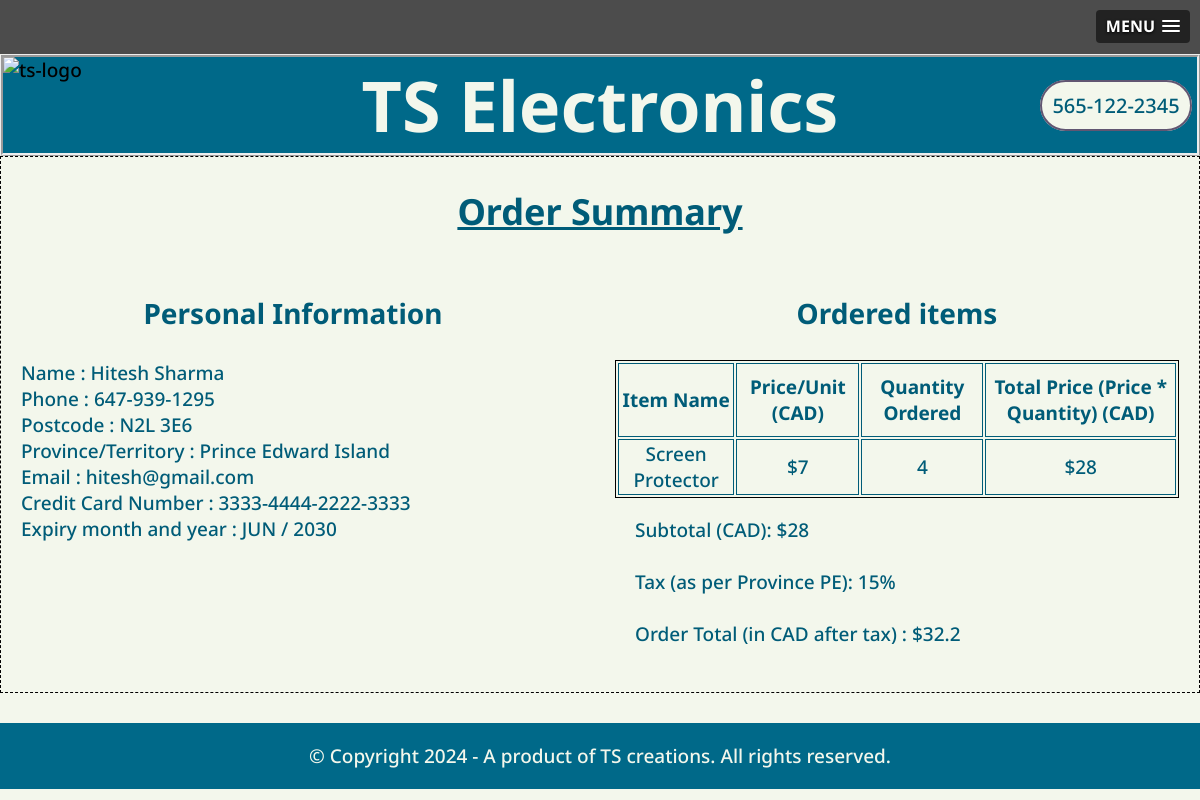
/Assignment4_TS_8869110/orderDetails.php?id=6 (signed in), run on the app's committed database.
### tables this page shows
CREATE TABLE `ts_orders` (
  `first_name` varchar(255) NOT NULL,
  `last_name` varchar(255) NOT NULL,
  `phone` varchar(20) NOT NULL,
  `postcode` varchar(15) NOT NULL,
  `province_code` varchar(3) NOT NULL,
  `province_name` varchar(30) NOT NULL,
  `email` varchar(255) NOT NULL,
  `card_number` varchar(20) NOT NULL,
  `card_expiry_month` varchar(3) NOT NULL,
  `card_expiry_year` varchar(4) NOT NULL,
  `sub_total` float NOT NULL,
  `tax` float NOT NULL,
  `order_total` float NOT NULL,
  `id` int(11) NOT NULL,
  `created_on` timestamp NOT NULL DEFAULT current_timestamp()
);

CREATE TABLE `ts_order_details` (
  `id` int(11) NOT NULL,
  `item_name` varchar(255) NOT NULL,
  `unit_price` int(11) NOT NULL,
  `total_price` int(11) NOT NULL,
  `quantity` int(11) NOT NULL,
  `order_id` int(11) NOT NULL
);

### Assignment4_TS_8869110/orderDetails.php (the view, shortened to what this page needs)
<?php
  include('includes/dbConnection.php');
  if(!empty($_GET)){
    $id = $_GET['id'];
    $sqlQuery = "SELECT * FROM `ts_orders` WHERE `id` = $id";
    $result = $db->query($sqlQuery);
    if($result->num_rows == 0):
        $output = "Sorry, no orders found";
    else:
        while($row = $result->fetch_assoc()):
            $firstName = $row['first_name'];
            $lastName = $row['last_name'];
            $phone = $row['phone'];
            $postcode = $row['postcode'];
            $province = $row['province_name'];
            $email = $row['email'];
            $cardNumber = $row['card_number'];
            $cardExpiryMonth = $row['card_expiry_month'];
            $cardExpiryYear = $row['card_expiry_year'];
            $totalCartValue = $row['sub_total'];
            $provinceCode = $row['province_code'];
            $tax = $row['tax'];
            $taxPercentage = $tax * 100;
            $totalPrice = $row['order_total'];
            $personalInfo = "
        <h3>Personal Information</h3>
        <p>Name : $firstName $lastName
        <br>Phone : $phone
        <br>Postcode : $postcode
        <br>Province/Territory : $province
        <br>Email : $email
        <br>Credit Card Number : $cardNumber
        <br>Expiry month and year : $cardExpiryMonth / $cardExpiryYear
        </p>";
        endwhile;
    endif;
    $orderQuery = "SELECT * FROM `ts_order_details` WHERE `order_id` = $id";
    $result = $db->query($orderQuery);
    if($result->num_rows == 0):
        $output = "Sorry, no orders found";
    else:
        $orderItemsString = '';
        while($row = $result->fetch_assoc()):
            $orderItemsString .= "<tr>";
            $orderItemsString .= "<td>" . htmlspecialchars($row['item_name']) . "</td>";
            $orderItemsString .= "<td>$" . htmlspecialchars($row['unit_price']) . "</td>";
            $orderItemsString .= "<td>" . htmlspecialchars($row['quantity']) . "</td>";
            $orderItemsString .= "<td>$" . htmlspecialchars($row['total_price']) . "</td>";
            $orderItemsString .= "</tr>";
        endwhile;
    endif;
            $orderInfo = "
        <h3>Ordered items</h3>
            <table>
                <thead>
                    <th> Item Name </th>
                    <th> Price/Unit (CAD)</th>
                    <th> Quantity Ordered </th>
                    <th> Total Price (Price * Quantity) (CAD)</th>
                </thead>
                <tbody>
                $orderItemsString
                </tbody>
            </table>
            <p>
            Subtotal (CAD): $$totalCartValue<br><br>
            Tax (as per Province $provinceCode): $taxPercentage%<br><br>
            Order Total (in CAD after tax) : $$totalPrice<br><br>
            </p>
            ";
   }
?>
<!DOCTYPE html>
<html lang="en">
<head>
    <link rel="stylesheet" href="slicknav/slicknav.min.css">
    <link rel="stylesheet" href="css/style.css">
</head>
<body>
<?php include('includes/header.php'); ?>
    <main>
        <section class = "ts-step-head" id = "orderSummary">
          <h1>Order Summary</h1>
        </section>
        <section class = "order-summary" id = 'order-summary-section'>
            <section class="ts-info-summary" id = "ts-personal-final">
            <?php
                echo $personalInfo;
             ?>
            </section>
            <section class="ts-cart-summary" id = "ts-order-final">
            <?php
                echo $orderInfo;
             ?>
            </section>
        </section>
    </main>
    <?php include('includes/footer.php'); ?>
</body>
</html>

### Assignment4_TS_8869110/css/style.css (style rules this page uses)
:root { --gap: 30px; }
body { background-color: #F3F7EC; max-width: 1200px; margin: auto; font-family: "Noto Sans", sans-serif; font-size: 19px; font-weight: 500; }
p, h1, h2, h3, h4, h5, h6, a, li,td,th,label { color: #005C78; font-family: "Noto Sans", sans-serif; }
h1 { font-size: 36px; }
h3 { font-size: 28px; }
main { border: 1px black dashed; }
.ts-step-head { display: grid; grid-template-columns: 1fr; }
.ts-step-head h1 { text-align: center; text-decoration: underline; }
.order-summary { display: grid; grid-template-columns: 1fr 1fr; gap: var(--gap); }
.order-summary h3 { text-align: center; }
.order-summary p { text-align: left; margin-left: 20px; }
.ts-cart-summary { padding-right: 20px; }
table { width: 100%; height: auto; }
th { height: 70px; }
tr { height: 50px; }
table, th, td { border: 1px solid; }
td { text-align: center; }

### data on the page
ts_orders: first_name "Hitesh", last_name "Sharma", phone "647-939-1295", postcode "N2L 3E6", province_name "Prince Edward Island", email "hitesh@gmail.com", card_number "3333-4444-2222-3333", card_expiry_month "JUN", card_expiry_year "2030", sub_total "28", province_code "PE", tax "15", order_total "32.2"
ts_order_details: item_name "Screen Protector", unit_price "7", quantity "4", total_price "28"
